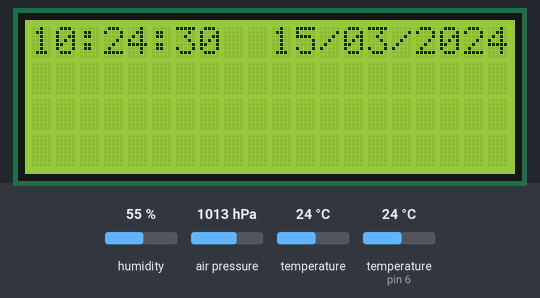
Bench run of a sketch on a simulated Arduino Uno, built with avr-gcc and run on an emulated ATmega328P. On the bench: 20×4 character LCD. Inputs (shaded band) come from the test bench; at power-on: humidity 55 %, temperature (sensor on pin 6) 24 °C, air pressure 1013 hPa, temperature 24 °C. The local clock reads 2024-03-15 10:24:30 at power-on unless the sketch sets it.

Above: at 1.3 s.
1.4 s: humidity set to 22 %
At 3.3 s:
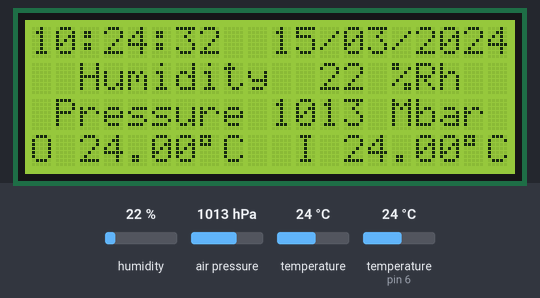
4.0 s: temperature (sensor on pin 6) set to 12 °C
At 5.8 s:
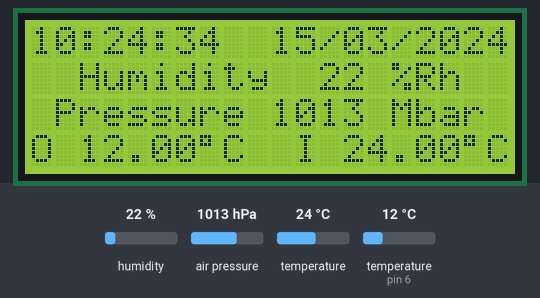
6.4 s: air pressure set to 952 hPa
At 7.6 s:
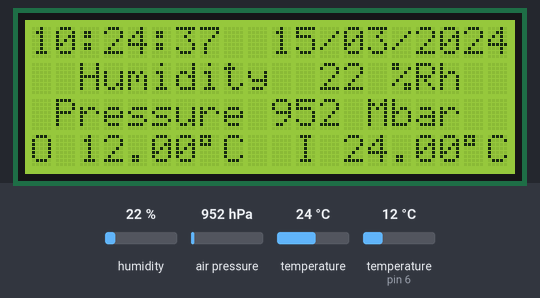
8.8 s: temperature (sensor 0) set to 12 °C
At 10.3 s:
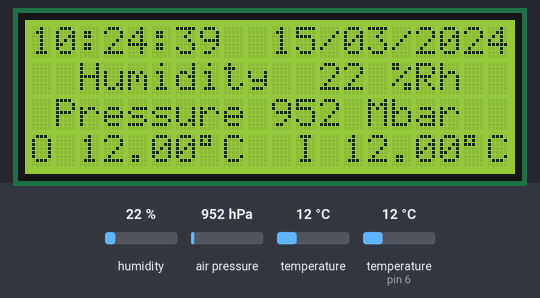
11.2 s: temperature (sensor on pin 6) set to 19 °C
At 12.9 s:
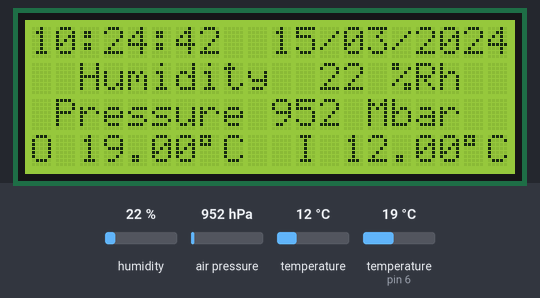
13.5 s: temperature (sensor on pin 6) set to 28 °C
At 15.4 s:
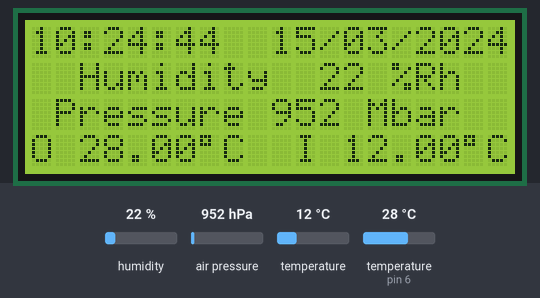
Timing chart, 0 to 16.9 s (numbered marks = the images above; inputs shaded):
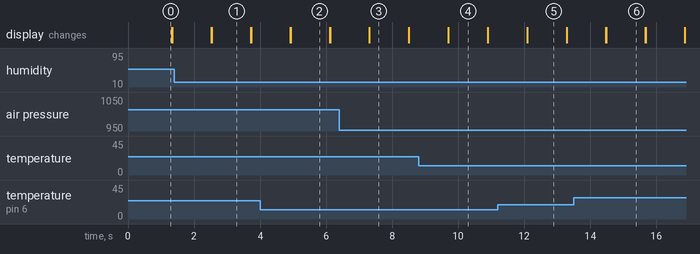

The sketch:

DualTempClockLCD.ino
```cpp
#include <LiquidCrystal_I2C.h>
#include "Seeed_BME280.h"
#include <Wire.h>
#include "RTClib.h"
#include "DHT.h"
#include <OneWire.h>
#include <DS18B20.h>

#define DSPin 6 // Pin For DS18b20 input

LiquidCrystal_I2C lcd(0x27, 20, 4);
RTC_DS3231 rtc;
BME280 bme280;
DS18B20 ds(DSPin);


char daysOfTheWeek[7][12] = { "Sunday", "Monday", "Tuesday", "Wednesday", "Thursday", "Friday", "Saturday" };
// Address of the device.
uint8_t address[] = { 40, 250, 31, 218, 4, 0, 0, 52 };

// Indicates if the device was successfully selected.
uint8_t selected;

void Clock();
void ds18b20();
void getBME();

void setup() {
	selected = ds.select(address);

	Serial.begin(9600);
	if (!bme280.init()) {
		Serial.println("Device error!");
	}


	Serial.begin(9600);         // initializes the Serial connection @ 9600 baud

	lcd.init();                      // initialize the lcd
	lcd.init();
	// Print a message to the LCD.
	lcd.backlight();

	if (!rtc.begin()) {
		Serial.println("Couldn't find RTC");
		while (1);
	}
			// following line sets the RTC to the date & time this sketch was compiled
			// uncomment if you want to set clock dont forget to comment out and
			// re-compile or clock will be reset every time arduino restarted
	//rtc.adjust(DateTime(F(__DATE__), F(__TIME__)));

			// or uncomment to sets the RTC with an explicit date & time, for example to set
			// January 21, 2014 at 3am you would call:
	// rtc.adjust(DateTime(2014, 1, 21, 3, 0, 0));

};

// run loop (forever)
void loop() {
	Clock();
	ds18b20();
	getBME();

};


void Clock() {
	DateTime now = rtc.now();

	for (int x = 0; x < 20; x = x + 1) {
		int hours = now.hour();                           // initialize hours
		int minutes = now.minute();                           // initialize minutes
		int seconds = now.second();
		int day = now.day();
		int month = now.month();
		int year = now.year();


		lcd.setCursor(0, 0);
		String line1;
		if (hours < 10) line1 += ("0");
		line1 += String(hours) + ":";
		if (minutes < 10) line1 += ("0");
		line1 += String(minutes) + ":";
		if (seconds < 10) line1 += ("0");
		line1 += String(seconds);
		lcd.print(line1);
		lcd.setCursor(10, 0);
		line1 = "";
		if (day < 10) line1 += ("0");
		line1 += String(day) + "/";
		if (month < 10) line1 += ("0");
		line1 += String(month) + "/";
		if (year < 10) line1 += ("0");
		line1 += String(year); lcd.print(line1);


	}

}
void ds18b20() {
	float t = ds.getTempC();
	int temp = int(t);
	String TEMP = String(temp);
	TEMP += " C ";

	lcd.setCursor(0, 3);
	String line4 = "";
	line4 = "O " + String(t) + char(0xdf) + "C ";
	lcd.print(line4);


}

void getBME() {
	float pressure;

	//get and print temperatures

	float t = (bme280.getTemperature());
	float p = (pressure = bme280.getPressure()) / 100;
	float a = (bme280.calcAltitude(pressure));
	float h = (bme280.getHumidity());


	int temp = int(t);
	int humi = int(h);
	int presu = int(p);
	int alti = int(a);


	lcd.setCursor(10, 3);
	String line2 = "";
	line2 = " I " + String(t) + char(0xdf) + "C ";
	lcd.print(line2);

	lcd.setCursor(0, 1);
	line2 = "";
	line2 = "  Humidity  " + String(int(h)) + " %Rh ";
	lcd.print(line2);
	lcd.setCursor(0, 2);
	String line3 = "";
	line3 = "";
	line3 = " Pressure " + String(int(p)) + " Mbar ";
	lcd.print(line3);


}
```
